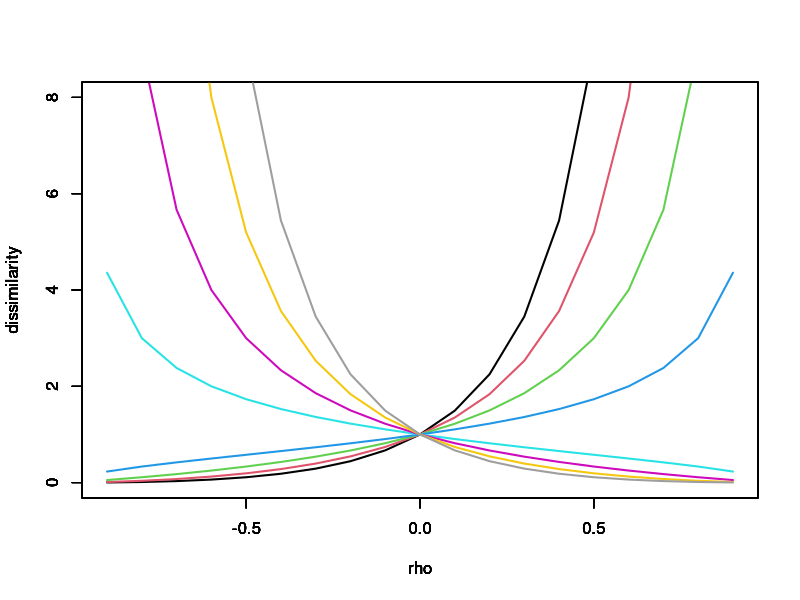

Generate this figure with R:
# Pearson dissimilarity plot
d = expand.grid("rho"=seq(-.9,.9,by=.1), "beta" = c(-4:-1,1:4))
twoParamDiss.fn = function(rho, beta) {
  sqrt( ( (1 - rho)/(1 + rho))^beta)
}

# 2-parameter dissimilarity (rho, and beta)
for (i in unique(d$beta)) {
  rho = d[d$beta == i, "rho"]
  beta = d[d$beta == i, "beta"]
  dissimilarity = twoParamDiss.fn(rho, beta)
  plot(rho, dissimilarity, 
       # assign the colors incrementally from 1 to 8
       col = c(1:8)[which(unique(d$beta)==i)],
       # line graph, 
       type = "l", lwd = 2,
       xlim = c(-.9,.9), ylim=c(0,8))
  if (!tail(unique(d$beta), 1) == i) {
    par(new= TRUE)
  }
}

# beta parameter
# -4 -3 -2 -1  1  2  3  4
# Corresponding color: 
# 1   2  3  4  5  6  7  8  
# black, red, green, blue, cyan, magenta, yellow, grey